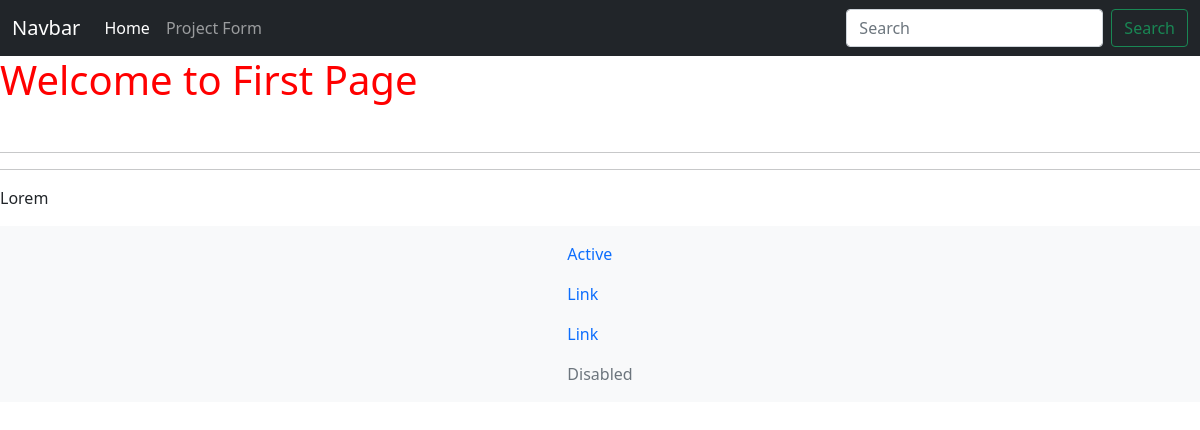
Page /project/2464cf9d-150d-4d5f-a60e-dd62ac96dece/ on the earlier database version.
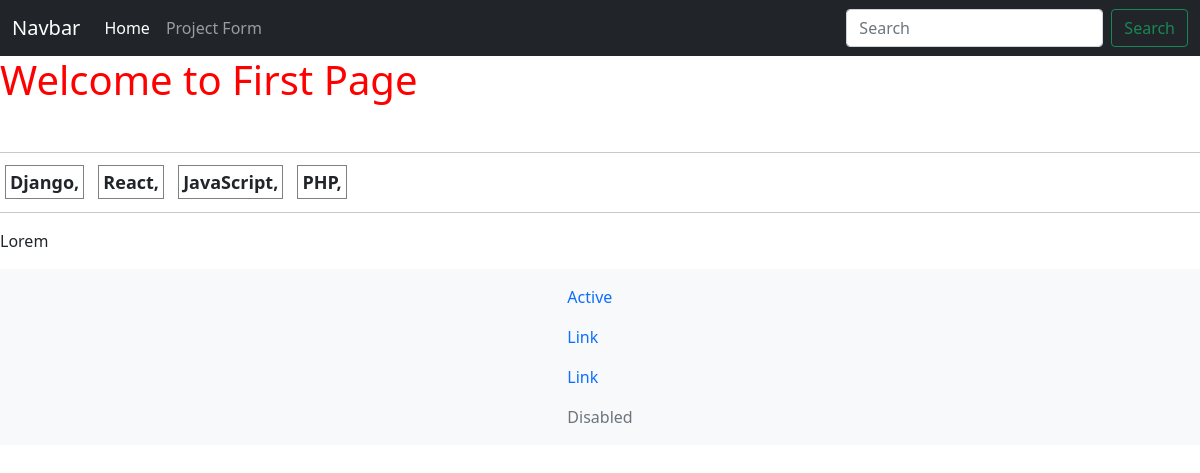
Same page on the later database version.
### dev_app/models.py (models this page shows, shortened)
class Tag (models.Model):
    name = models.CharField(max_length=200)
    created = models.DateTimeField(auto_now_add=True)
    id = models.UUIDField(default=uuid.uuid4,unique=True,primary_key=True,editable=False)

### dev_app/views.py (the view)
# urls.py: path('project/<str:pk>/',views.project,name='project'),
def project(request,pk):
    project = Project.objects.get(pk=pk)
    tags = Tag.objects.all()
    context = {
        'project':project,
        'tags':tags
    }
    return render(request,'single-projects.html',context)

### templates/single-projects.html
{%extends 'base.html' %} {%load static%}{%block content%}
<h1 class="single">Welcome to {{project.title}} Page</h1>
<br />
<hr />
{%for tag in tags %}
<span class="single_span"><b>{{tag.name}},</b></span>
{%endfor%}
<hr />
<p>{{project.description}}</p>
{%endblock%}

Differences in the rows shown:
added Tag: name "Django"
added Tag: name "React"
added Tag: name "JavaScript"
added Tag: name "PHP"
